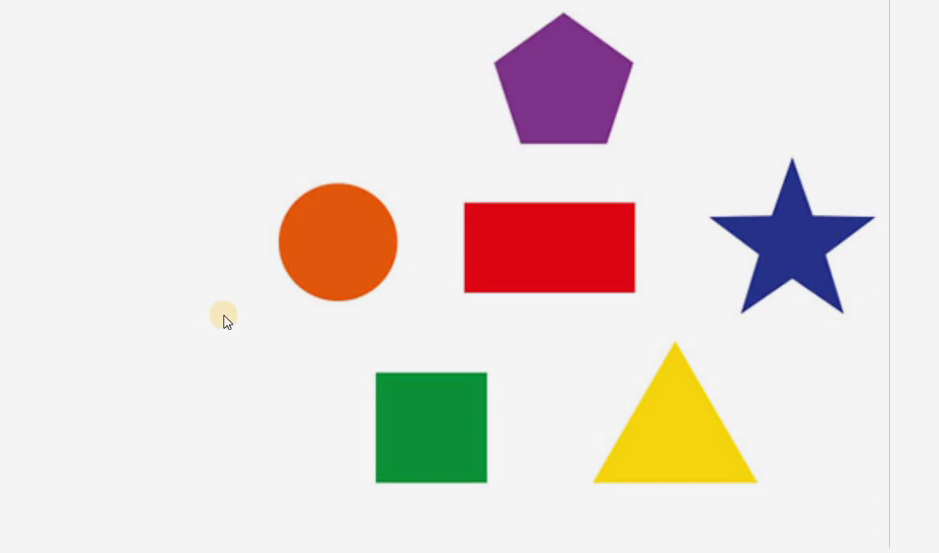
#> input picture 32.Detect Simple Geometric Shapes/assets/Geometric Shapes .png, 939 x 553 px
$ python -i detectTrackcount.py   (imports and definitions only)
#> lines starting #> are read from the running program, lines starting #| are printed output that depends on the picture; after the words box and inside, x2 and y2 are one past the last pixel; in counts of white or black regions, pixels touching at a corner belong together
#> further down, picture is the input picture: shape (553, 939, 3); mean B, G, R 218.8, 222.1, 231.5
### 32.Detect Simple Geometric Shapes/tracker.py
import math

class TrackerMaster:
    def __init__(self):
        # Store the center positions of the objects
        self.center_points = {}
        # Keep the count of the IDs
        # each time a new object id detected, the count will increase by one
        self.id_count = 0


    # [38 lines left out: function update, not called in this run]

### 32.Detect Simple Geometric Shapes/detectTrackcount.py
import cv2
import numpy as np
from preprocessing import grayImage,resize
from tracker import TrackerMaster

track=TrackerMaster()
# font=cv2.FONT_HERSHEY_PLAIN
font=cv2.FONT_HERSHEY_SIMPLEX

def putTextOnImage(img,text,x,y):
    font=cv2.FONT_HERSHEY_COMPLEX
    cv2.putText(img,text,(x,y),font,0.5,(3,6,4))
    return img


def DetectionTracking(frame: np.ndarray):
    gray=cv2.cvtColor(frame,cv2.COLOR_BGR2GRAY)
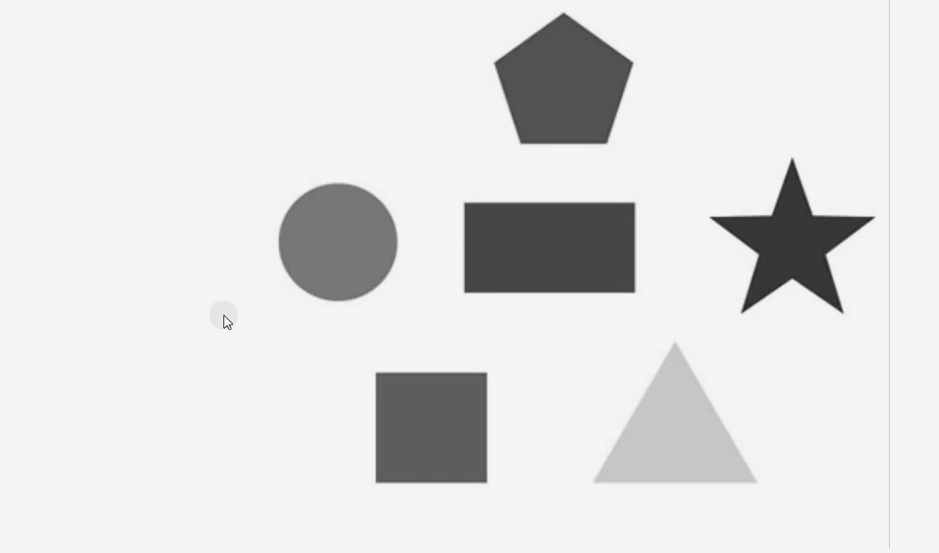
#> gray: shape (553, 939); min 31, max 245, mean 224.2
    _,thresh=cv2.threshold(gray,240,255,cv2.CHAIN_APPROX_NONE)
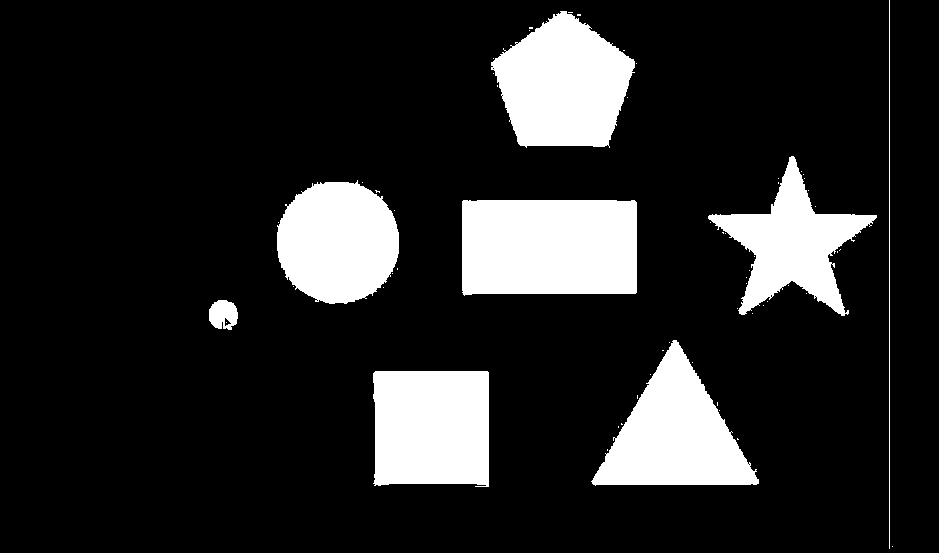
#> thresh: shape (553, 939); 15.3% white; 61 white regions (53 under 20 px)
    countours,_=cv2.findContours(thresh,cv2.RETR_TREE,cv2.CHAIN_APPROX_NONE)
#> countours = 69 contours, 61 with area under 20; largest, box (x1, y1, x2, y2) and area: (462, 200, 637, 296) 16166, (491, 11, 635, 148) 13442, (373, 371, 489, 487) 12743, (591, 340, 759, 486) 12456, (277, 180, 399, 304) 11634, (708, 156, 877, 316) 9988, (209, 300, 238, 330) 639, (224, 317, 232, 327) 34

    # dat=pd.DataFrame(countours).reshape()
    # print(dat)

    for contour in countours:
        # (x,y,w,h)=cv2.boundingRect(contour)
        # cv2.rectangle(img,(x,y),((x+w),(y+h)),(244,34,55),4)
        approx=cv2.approxPolyDP(contour,0.01*cv2.arcLength(contour,True),True)
        # print(approx)

        cv2.drawContours(frame,[approx],0,(180,3,8),5)
        (x,y,w,h)=cv2.boundingRect(approx)
        aspectRato=w/h
        x=approx.ravel()[0]
        y=approx.ravel()[1]
        if len(approx)==3:
            putTextOnImage(frame,"Triangle",x,y)
        elif len(approx)==4:
            if aspectRato>=0.95 and aspectRato<=1.5:
                putTextOnImage(frame,"squre",x,y)
            else:
                putTextOnImage(frame,"Rectangle",x,y)

        elif len(approx)==10:
            putTextOnImage(frame,"Star",x,y)
#> this loop made 69 passes
#> (w, h, aspectRato) on passes 1, 6, 9, 11, 13, 16, 17, 18, 19, 20, 21, 22: (1, 1, 1), (1, 1, 1), (1, 1, 1), (1, 1, 1), (1, 1, 1), (1, 1, 1), (1, 1, 1), (1, 1, 1), (1, 1, 1), (29, 30, 0.967), (8, 10, 0.8), (1, 1, 1)
#> (approx, w, h, aspectRato) on passes 2, 3, 4, 5, 7, 8: ([[607, 449], [607, 450]], 1, 2, 0.5), ([[737, 438], [737, 439], [738, 439]], 2, 2, 1), ([[618, 426], [618, 427]], 1, 2, 0.5), ([[621, 423], [621, 424], [622, 424]], 2, 2, 1), ([[717, 402], [717, 405]], 1, 4, 0.25), ([[637, 395], [637, 398]], 1, 4, 0.25)
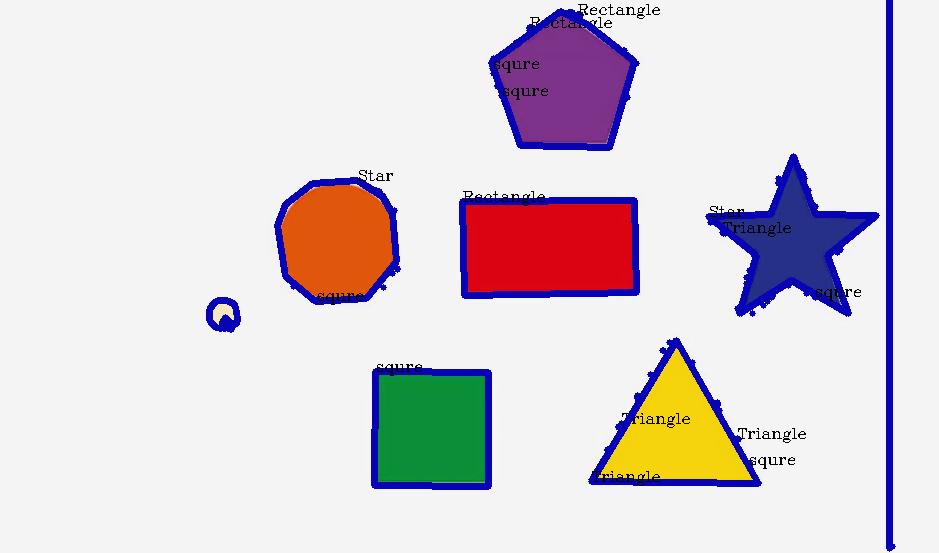
#> frame: shape (553, 939, 3); 5.37% of pixels changed, all inside (x1, y1, x2, y2) = (206, 0, 896, 552)
        # [4 lines of commented-out code are left out]

    cv2.imshow('frame',frame)
    cv2.imshow('gray',gray)
    cv2.imshow('threshold',thresh)


>>> import cv2
>>> picture = cv2.imread('assets/Geometric Shapes .png')
>>> result = DetectionTracking(picture)

$ run again, on 32.Detect Simple Geometric Shapes/assets/ba.png
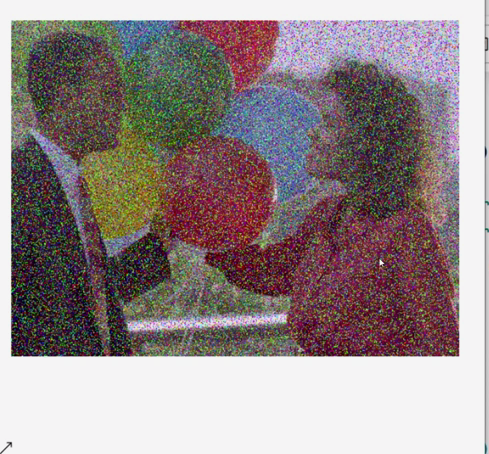
#> input picture 32.Detect Simple Geometric Shapes/assets/ba.png, 489 x 454 px
#> picture is the input picture: shape (454, 489, 3); mean B, G, R 137.2, 136.5, 148.5
#> in DetectionTracking, `_,thresh=cv2.threshold(gray,240,255,cv2.CHAIN_APPROX_NONE)`:
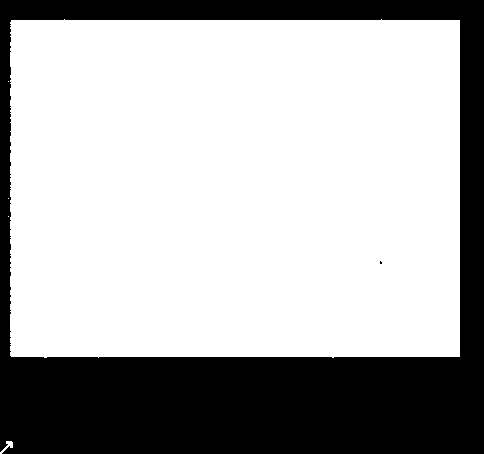
#> thresh: shape (454, 489); 69.3% white; 2 black regions (1 under 20 px)
#> countours = 7 contours, 4 with area under 20; largest, box (x1, y1, x2, y2) and area: (10, 19, 460, 358) 150751, (484, 0, 489, 454) 1812, (0, 441, 13, 454) 40
#> the loop in DetectionTracking, `for contour in countours:` made 7 passes
#> (w, h, aspectRato) on passes 1, 2, 3, 4, 6: (13, 13, 1), (1, 1, 1), (1, 1, 1), (1, 1, 1), (4, 5, 0.8)
#> after the loop in DetectionTracking, `for contour in countours:`:
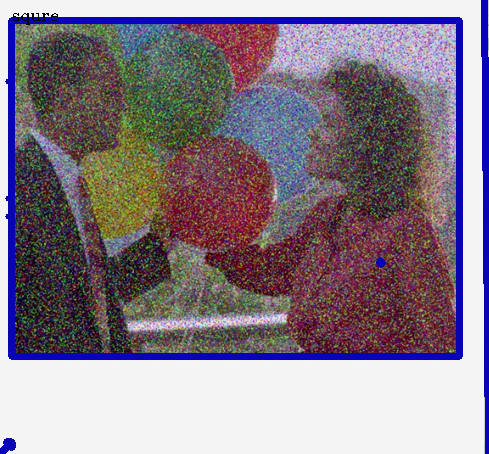
#> frame: shape (454, 489, 3); 6.3% of pixels changed, all inside (x1, y1, x2, y2) = (0, 0, 489, 454)
